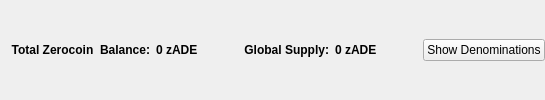
                       <widget class="QFrame" name="balanceSupplyFrame">
                        <layout class="QHBoxLayout" name="horizontalLayout_2" stretch="0,0,0,1,0">
                         <property name="rightMargin">
                          <number>0</number>
                         </property>
                         <item>
                          <layout class="QHBoxLayout" name="horizontalLayout_34">
                           <item>
                            <widget class="QLabel" name="labelzAvailableText_3">
                             <property name="font">
                              <font>
                               <weight>75</weight>
                               <bold>true</bold>
                              </font>
                             </property>
                             <property name="toolTip">
                              <string>Total Balance including unconfirmed and immature zADE</string>
                             </property>
                             <property name="text">
                              <string>Total Zerocoin  Balance:</string>
                             </property>
                             <property name="alignment">
                              <set>Qt::AlignRight|Qt::AlignTrailing|Qt::AlignVCenter</set>
                             </property>
                            </widget>
                           </item>
                           <item>
                            <widget class="QLabel" name="labelzAvailableAmount_4">
                             <property name="minimumSize">
                              <size>
                               <width>40</width>
                               <height>0</height>
                              </size>
                             </property>
                             <property name="font">
                              <font>
                               <weight>75</weight>
                               <bold>true</bold>
                              </font>
                             </property>
                             <property name="toolTip">
                              <string>Total Balance including unconfirmed and immature zADE</string>
                             </property>
                             <property name="text">
                              <string>0 zADE</string>
                             </property>
                             <property name="alignment">
                              <set>Qt::AlignLeading|Qt::AlignLeft|Qt::AlignVCenter</set>
                             </property>
                            </widget>
                           </item>
                          </layout>
                         </item>
                         <item>
                          <spacer name="horizontalSpacer_32">
                           <property name="orientation">
                            <enum>Qt::Horizontal</enum>
                           </property>
                           <property name="sizeHint" stdset="0">
                            <size>
                             <width>40</width>
                             <height>20</height>
                            </size>
                           </property>
                          </spacer>
                         </item>
                         <item>
                          <layout class="QHBoxLayout" name="horizontalLayout_35">
                           <item>
                            <widget class="QLabel" name="labelZsupplyText_2">
                             <property name="font">
                              <font>
                               <weight>75</weight>
                               <bold>true</bold>
                              </font>
                             </property>
                             <property name="text">
                              <string>Global Supply:</string>
                             </property>
                             <property name="alignment">
                              <set>Qt::AlignRight|Qt::AlignTrailing|Qt::AlignVCenter</set>
                             </property>
                            </widget>
                           </item>
                           <item>
                            <widget class="QLabel" name="labelZsupplyAmount_2">
                             <property name="font">
                              <font>
                               <weight>75</weight>
                               <bold>true</bold>
                              </font>
                             </property>
                             <property name="text">
                              <string>0 zADE</string>
                             </property>
                            </widget>
                           </item>
                          </layout>
                         </item>
                         <item>
                          <spacer name="horizontalSpacer_31">
                           <property name="orientation">
                            <enum>Qt::Horizontal</enum>
                           </property>
                           <property name="sizeHint" stdset="0">
                            <size>
                             <width>40</width>
                             <height>20</height>
                            </size>
                           </property>
                          </spacer>
                         </item>
                         <item>
                          <widget class="QPushButton" name="pushButtonShowDenoms">
                           <property name="toolTip">
                            <string>Show zADE denominations list</string>
                           </property>
                           <property name="text">
                            <string>Show Denominations</string>
                           </property>
                          </widget>
                         </item>
                        </layout>
                       </widget>
